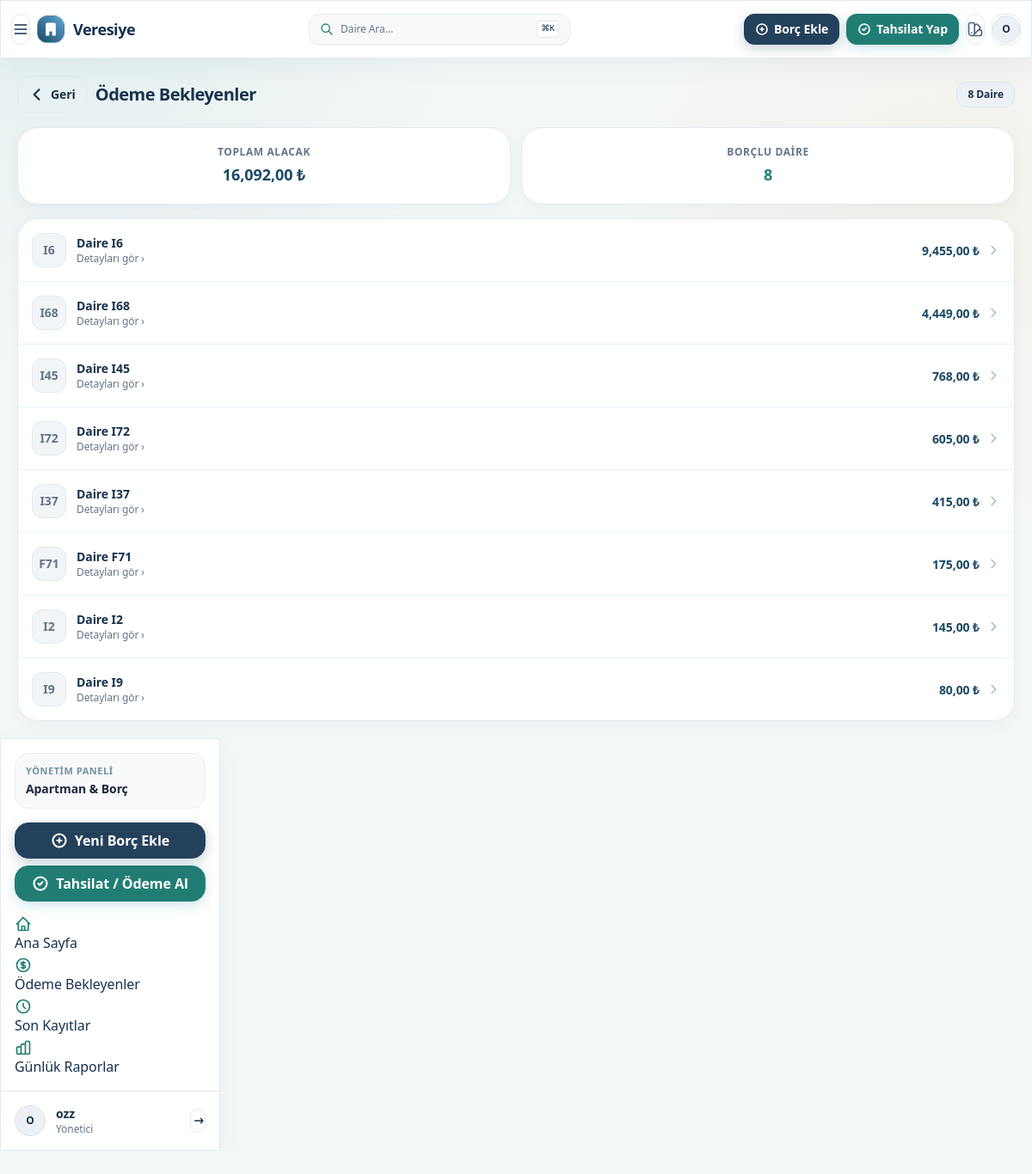
The app's page /payment_waiting/ (signed in), older data.
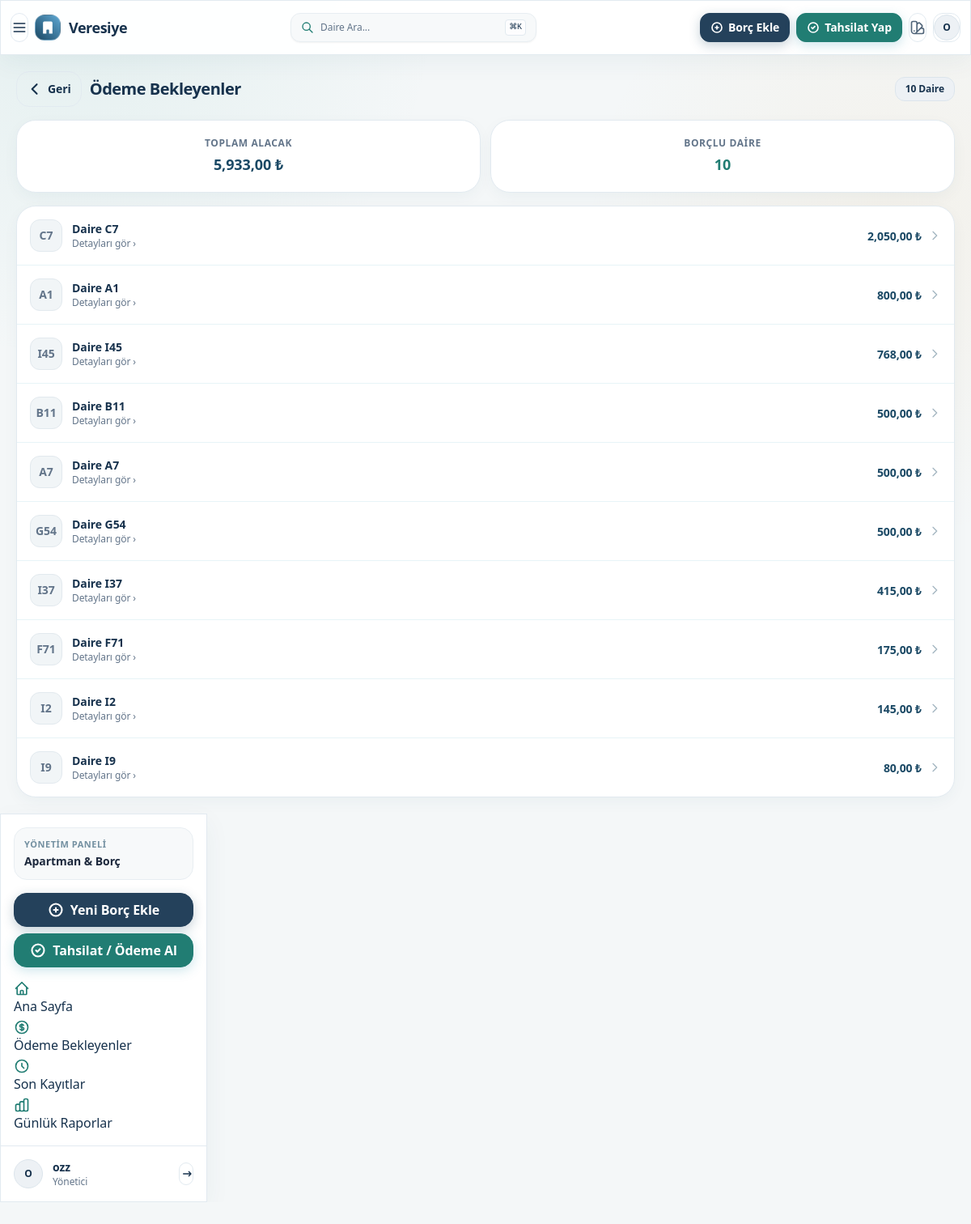
The same page, newer data.
### main/models.py (models this page shows, shortened)
class Apartment(models.Model):
    number = models.CharField(max_length=3)
    name = models.CharField(max_length=100, blank=True, null=True)
    phone = models.CharField(max_length=20, blank=True, null=True)

### main/views.py (the view)
# urls.py: path('payment_waiting/', views.payment_waiting, name='payment_waiting'),
@login_required
def payment_waiting(request):
    apartments = Apartment.objects.annotate(
        calc_balance=Coalesce(
            Sum('transactions__amount', filter=Q(transactions__is_debt=True, transactions__active=True)),
            Value(0, output_field=DecimalField())
        ) - Coalesce(
            Sum('transactions__amount', filter=Q(transactions__is_debt=False, transactions__active=True)),
            Value(0, output_field=DecimalField())
        )
    ).filter(calc_balance__gt=0).order_by('-calc_balance')
    total_debt = apartments.aggregate(total_debt=Coalesce(Sum('calc_balance'), Value(0, output_field=DecimalField())))['total_debt']
    total_count = apartments.count()
    context = {
        'apartments': apartments,
        'total_debt': total_debt,
        'total_count': total_count,
    }
    return render(request, 'payment_waiting.html', context)

### main/templates/payment_waiting.html (shortened to what the changed rows need)
{% extends 'base.html' %}
{% load humanize %}
{% block content %}
<div class="ui-max-w-7xl ui-mx-auto ui-space-y-4 ui-sm-space-y-6">
    <div class="ui-flex ui-items-center ui-justify-between ui-gap-3">
        <div class="ui-flex ui-items-center ui-gap-2-5">
            <button onclick="window.history.length > 1 ? window.history.back() : window.location.href='/'"
                    class="btn btn-ghost btn-sm ui-sm-btn-md ui-gap-1-5 ui-px-3 ui-rounded-2xl app-touch-active ui-text-1b4965">
            </button>
            <h1 class="ui-text-xl ui-sm-text-2xl ui-font-black ui-tracking-tight ui-text-1b4965">Ödeme Bekleyenler</h1>
        </div>
        <div class="badge badge-debt ui-font-black ui-px-3 ui-py-1-5 ui-rounded-xl">
            {{ total_count }} Daire
        </div>
    </div>
    <div class="ui-grid ui-grid-cols-2 ui-gap-3">
        <div class="glass-card ui-rounded-3xl ui-border ui-border-62b6cb-20 ui-shadow-xs">
            <div class="card-body ui-p-3-5 ui-sm-p-5 ui-text-center">
                <div class="ui-text-xs ui-uppercase ui-font-bold ui-text-1b4965-70 ui-tracking-wider">Toplam Alacak</div>
                <div class="ui-text-lg ui-sm-text-2xl ui-md-text-3xl ui-font-black text-debt ui-mt-1">
                    {{ total_debt|floatformat:2|intcomma }} ₺
                </div>
            </div>
        </div>
        <div class="glass-card ui-rounded-3xl ui-border ui-border-62b6cb-20 ui-shadow-xs">
            <div class="card-body ui-p-3-5 ui-sm-p-5 ui-text-center">
                <div class="ui-text-xs ui-uppercase ui-font-bold ui-text-1b4965-70 ui-tracking-wider">Borçlu Daire</div>
                <div class="ui-text-lg ui-sm-text-2xl ui-md-text-3xl ui-font-black ui-text-2d7587 ui-mt-1">
                    {{ total_count }}
                </div>
            </div>
        </div>
    </div>
    <div class="glass-card ui-rounded-3xl ui-border ui-border-62b6cb-20 ui-shadow-xs ui-overflow-hidden">
        <div class="card-body ui-p-0">
            <div class="ui-divide-y ui-divide-62b6cb-15">
                {% for account in apartments %}
                <div class="ui-flex ui-items-center ui-justify-between ui-p-3-5 ui-sm-p-4 ui-hover-bg-white-70 ui-active-bg-white-90 ui-cursor-pointer ui-transition-colors app-touch-active"
                     onclick="window.location.href='{% url 'main:apartment_detail' account.number %}';">
                    <div class="ui-flex ui-items-center ui-gap-3">
                        <div class="ui-w-10 ui-h-10 ui-rounded-xl badge-sky ui-text-1b4965 ui-flex ui-items-center ui-justify-center ui-font-black ui-text-sm">
                            {{ account.number }}
                        </div>
                        <div>
                            <div class="ui-font-bold ui-text-sm ui-sm-text-base ui-text-1b4965">Daire {{ account.number }}</div>
                            <div class="ui-text-xs ui-text-1b4965-60">Detayları gör &rsaquo;</div>
                        </div>
                    </div>
                    <div class="ui-flex ui-items-center ui-gap-2">
                        <div class="ui-text-right">
                            <span class="ui-text-sm ui-sm-text-base ui-font-black text-debt">
                                {{ account.calc_balance|floatformat:2|intcomma }} ₺
                            </span>
                        </div>
                        <svg xmlns="http://www.w3.org/2000/svg" class="ui-h-4 ui-w-4 ui-text-1b4965-40" fill="none" viewBox="0 0 24 24" stroke="currentColor">
                            <path stroke-linecap="round" stroke-linejoin="round" stroke-width="2" d="M9 5l7 7-7 7" />
                        </svg>
                    </div>
                </div>
                {% empty %}
                <div class="ui-p-8 ui-text-center ui-text-1b4965-60">
                    <p class="ui-font-medium ui-text-sm">Ödeme bekleyen daire bulunmamaktadır.</p>
                </div>
                {% endfor %}
            </div>
        </div>
    </div>
</div>
{% endblock %}

Row changes from the older to the newer data that the page shows:
no longer on this page (row unchanged): Apartment: number "I6", calc_balance "9,455,00"
no longer on this page (row unchanged): Apartment: number "I68", calc_balance "4,449,00"
no longer on this page (row unchanged): Apartment: number "I72", calc_balance "605,00"
added Apartment: number "C7", calc_balance "2,050,00"
now on this page (row unchanged): Apartment: number "A1", calc_balance "800,00"
added Apartment: number "B11", calc_balance "500,00"
added Apartment: number "A7", calc_balance "500,00"
added Apartment: number "G54", calc_balance "500,00"
Text that changed along with them:
{{ total_count }}: "8" → "10"
{{ total_debt|floatformat:2|intcomma }}: "16,092,00" → "5,933,00"
